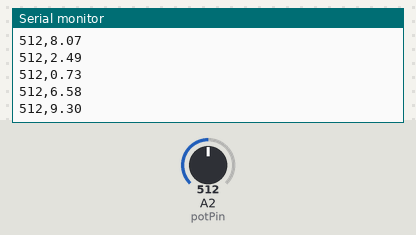
Recording of a sketch running on a simulated Arduino Uno, built with avr-gcc and run on an emulated ATmega328P. Shown: the last lines printed to the serial monitor. The test bench sets the inputs (shaded band); at power-on: A2 (potPin) = 512. Random numbers use the default seed unless the sketch sets one.

Above: at 1.2 s.
1.3 s: A2 (potPin) set to 716
At 1.44 s:
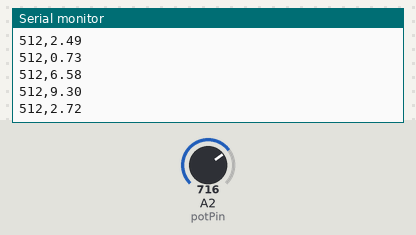
2.8 s: A2 (potPin) set to 900
At 2.94 s:
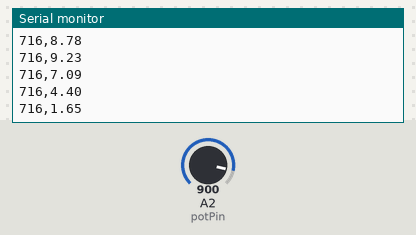
Timing chart, 0 to 5.8 s (numbered marks = the images above; inputs shaded):
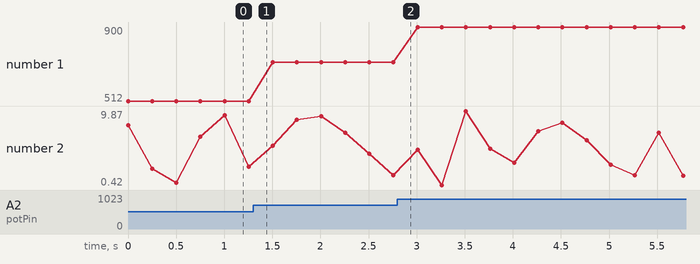

Measured:
- plotted number 1: 512 → 716 after the input at 1.3 s, 716 → 900 after the input at 2.8 s

The sketch:

Arduino_-_Test_Sketch_-April.ino
```cpp
int potPin = 2;
int val = 0;
float randnum = 0;


void setup() {
  // put your setup code here, to run once:
  Serial.begin(115200);
 }

void loop() {
  // put your main code here, to run repeatedly:

  randnum = random(0,1000) / 100.0;
  val = analogRead(potPin);

  Serial.print(val);
  Serial.print(",");
  Serial.println(randnum);

  delay(250);

}
```
